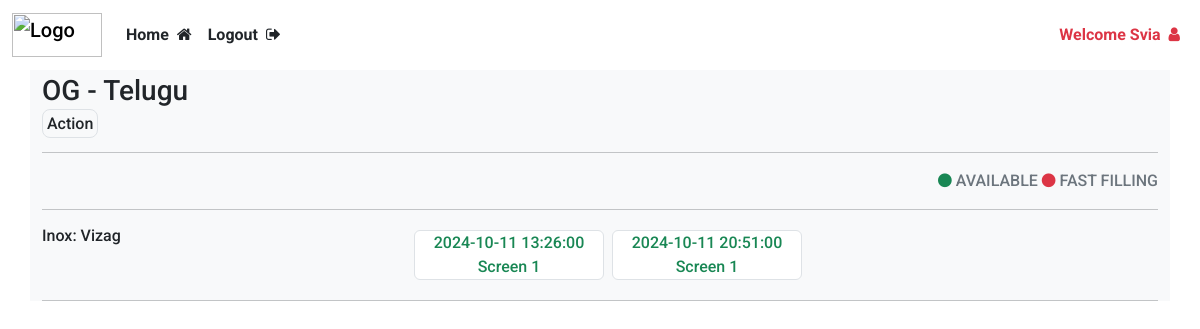
The app's page /theater/1 (signed in) with its own data.
### website/models.py (models this page shows)
class User(db.Model, UserMixin):
    id = db.Column(db.Integer , primary_key=True)
    email = db.Column(db.String(150), unique = True)
    password = db.Column(db.String(150))
    name = db.Column(db.String(150))
    phone = db.Column(db.String(15), nullable=True)
    is_admin = db.Column(db.Boolean, default=False)
    bookings = db.relationship('Booking', backref='user', lazy=True)

class Movie(db.Model):
    id = db.Column(db.Integer, primary_key=True)
    title = db.Column(db.String(150), nullable=False)
    description = db.Column(db.Text, nullable=True)
    duration = db.Column(db.Integer, nullable=False)  # Duration in minutes
    language = db.Column(db.String(50), nullable=False)
    release_date = db.Column(db.Date, nullable=False)
    genre = db.Column(db.String(100), nullable=False)
    image = db.Column(db.String(200), nullable= True)
    screenings = db.relationship('Screening', backref='movie', lazy=True, cascade="all, delete-orphan")

class Cinema(db.Model):
    id = db.Column(db.Integer, primary_key=True)
    name = db.Column(db.String(100), nullable=False)
    location = db.Column(db.String(200), nullable=False)
    total_screens = db.Column(db.Integer, nullable=False)
    screenings = db.relationship('Screening', backref='cinema', lazy=True, cascade="all, delete")

class Screening(db.Model):
    id = db.Column(db.Integer, primary_key=True)
    movie_id = db.Column(db.Integer, db.ForeignKey('movie.id'), nullable=False)
    cinema_id = db.Column(db.Integer, db.ForeignKey('cinema.id'), nullable=False)
    screen_number = db.Column(db.Integer, nullable=False)
    start_time = db.Column(db.DateTime, nullable=False)
    end_time = db.Column(db.DateTime, nullable=False)
    price = db.Column(db.Float, nullable=False)
    bookings = db.relationship('Booking', backref='screening', lazy=True)

### website/views.py (the view)
@views.route('/theater/<int:movie_id>')
@login_required
def theater_details(movie_id):
    movie = Movie.query.get(movie_id)
    screenings = Screening.query.filter_by(movie_id = movie.id).order_by(Screening.start_time.asc()).all()
    cinemas = []
    for screening in screenings:
        cinema = Cinema.query.get(screening.cinema_id)
        if  cinema not in cinemas:
            cinemas.append(cinema)
    return render_template('theater_list.html', user= current_user, movie=movie, screenings= screenings, cinemas=cinemas)

### website/templates/theater_list.html (shortened to what this page needs)
{% extends "base.html" %}
{% block content %}
<div>
        <span class="fs-3">{{movie.title}} - </span>
        <span class="fs-3">{{movie.language}}</span><br>
        <span class="border p-1 rounded-3">{{movie.genre}}</span>
        <hr>
</div>
<div class="text-end">
    <i class="fa fa-circle text-success " aria-hidden="true"></i> <span class="text-secondary">AVAILABLE</span>
    <i class="fa fa-circle text-danger" aria-hidden="true"></i> <span class="text-secondary">FAST FILLING</span>
    <hr>
</div>
{% for cinema in cinemas %}
<div class="row mb-3">
    <div class="col-12 col-lg-4">
        <h6>{{cinema.name}}: {{cinema.location}}</h6>
    </div>
    <div class="col-12 col-lg-8">
        <div class="row d-flex flex-wrap cursor-pointer ">
            {% for screening in screenings %}
                {% if screening.cinema_id == cinema.id %}
                    <a href="{{url_for('views.show_seats', screening_id = screening.id)}}"
                       class="col-11 col-sm-6 col-md-4 col-lg-3 border text-center m-1 text-success bg-white rounded text-decoration-none">
                        <p class="mb-0" style="cursor: pointer;">{{screening.start_time}}</p>
                        <p class="mt-0 mb-0" style="cursor: pointer;">Screen {{screening.screen_number}}</p>
                    </a>
                {% endif %}
            {% endfor %}
        </div>
    </div>
</div>
<hr>
{% endfor %}
{% endblock %}

### website/templates/base.html (shortened to what this page needs)
<html>
    <head>
        <link rel="stylesheet" href="{{url_for('static', filename= 'bootstrap.min.css')}}">
        <link rel="stylesheet" href="{{ url_for('static', filename= 'index.css') }}">
        <link rel="stylesheet" href="https://cdnjs.cloudflare.com/ajax/libs/font-awesome/4.7.0/css/font-awesome.min.css">
    </head>
    <body>
        <nav class="navbar navbar-expand-lg">
            <div class="container-fluid">
                <a class="navbar-brand" href="/">
                    <img src="https://getlogo.net/wp-content/uploads/2020/04/bookmyshow-logo-vector.png" alt="Logo" width="90" height="44" class="d-inline-block align-text-top">
                </a>
                <div class="collapse navbar-collapse" id="navbar">
                    <ul class="navbar-nav me-auto">
                        {% if user.is_authenticated %}
                            {% if user.is_admin %}
                            <li class="nav-item">
                                <a class="nav-link text-dark fw-bold" href="/admin/add">Home<i class="fa fa-home ms-2" aria-hidden="true"></i></a>
                            </li>
                            <li class="nav-item">
                                <a class="nav-link text-dark fw-bold" href="/logout">Logout<i class="fa fa-sign-out ms-2" aria-hidden="true"></i></a>
                            </li>
                            {% else %}
                            <li class="nav-item">
                                <a class="nav-link text-dark fw-bold" href="/">Home<i class="fa fa-home ms-2" aria-hidden="true"></i></a>
                            </li>
                            <li class="nav-item">
                                <a class="nav-link text-dark fw-bold" href="/logout">Logout<i class="fa fa-sign-out ms-2" aria-hidden="true"></i></a>
                            </li>
                            {% endif %}
                        {% endif %}
                    </ul>
                    <ul class="navbar-nav ms-auto">
                        {% if user.is_authenticated %}
                            <li class="nav-item">
                                <a class="nav-link fw-bold text-danger" href="{{url_for('views.user_bookings')}}">
                                    Welcome {{user.name}}<i class="fa fa-user ms-2" aria-hidden="true"></i>
                                </a>
                            </li>
                        {% endif %}
                    </ul>
                </div>
            </div>
        </nav>
        <div class="container bg-light">
            {% block content %}
            {% endblock %}
        </div>
    </body>
</html>

### website/static/index.css (style rules this page uses)
body { font-family: "Roboto", sans-serif; font-weight: 500; font-style: normal; }

### records on screen
User: name "Svia"
Movie: title "OG", language "Telugu", genre "Action"
Cinema: name "Inox", location "Vizag"
Screening: start_time "2024-10-11 13:26:00", screen_number "1"
Screening: start_time "2024-10-11 20:51:00", screen_number "1"
